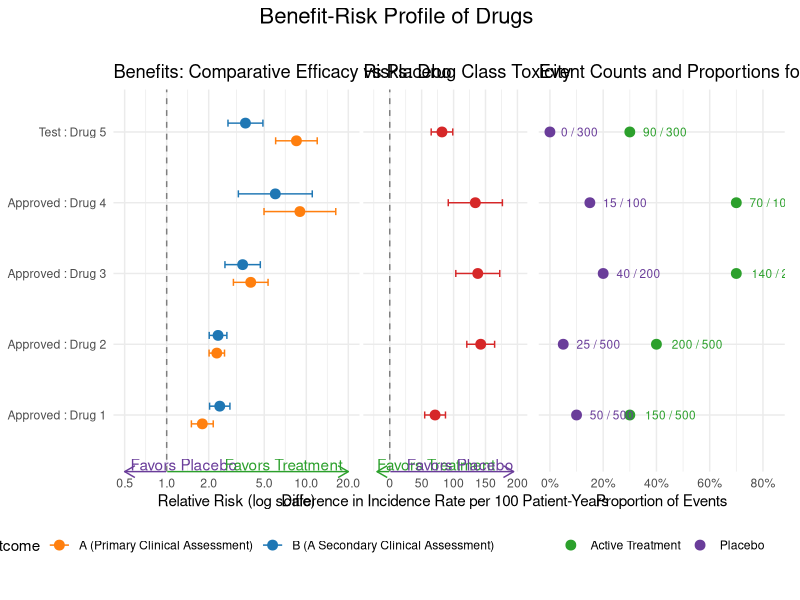
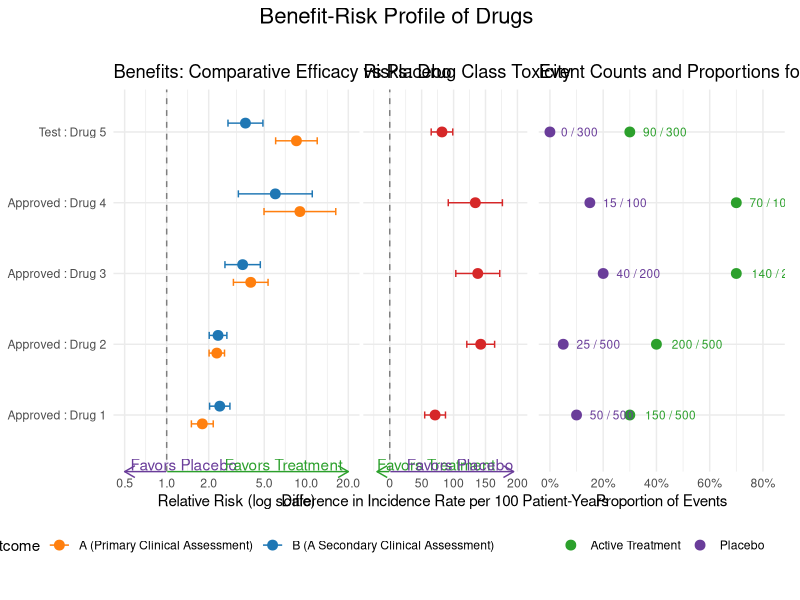

Generate these figures, in order, with R:
# Load required libraries
library(ggplot2)
library(dplyr)
library(tidyr)
library(patchwork)
library(RColorBrewer)
library(readxl)
library(purrr)

# Read in data
brdata <- read_excel("202503/brdata.xlsx", sheet = "brdata")

# Rename columns based on the description tab
brdata <- brdata %>% 
  rename(
    Drug = Trt1,
    Placebo = Trt2,
    nSub1 = nSub1,
    N1 = N1,
    Prop1 = Prop1,
    nSub2 = nSub2,
    N2 = N2,
    Prop2 = Prop2,
    Diff_IncRate_LowerCI = Diff_IncRate_LowerCI,
    Diff_IncRate_UpperCI = Diff_IncRate_UpperCI,
    RelRisk_LowerCI = RelRisk_LowerCI,
    RelRisk_UpperCI = RelRisk_UpperCI
  )

# Convert relevant columns to numeric
numeric_cols <- c("IncRate1", "IncRate2", "Diff_IncRate_LowerCI", "Diff_IncRate_UpperCI", "RelRisk_LowerCI", "RelRisk_UpperCI", "Prop1", "Prop2")

conversion_issues <- character(0)
brdata[numeric_cols] <- lapply(numeric_cols, function(col) {
  result <- tryCatch({
    as.numeric(gsub(",", "", as.character(brdata[[col]])))
  }, warning = function(w) {
    conversion_issues <<- c(conversion_issues, paste("Warning in", col, ":", conditionMessage(w)))
    as.numeric(gsub(",", "", as.character(brdata[[col]])))
  })
  result
})

if (length(conversion_issues) > 0) {
  cat("Conversion issues occurred:\n")
  cat(paste(conversion_issues, collapse = "\n"))
}

# Check for any remaining non-numeric values
non_numeric <- sapply(brdata[numeric_cols], function(x) sum(is.na(x)))
print(non_numeric)


# Derive Diff_IncRate and RelRisk
brdata <- brdata %>%
  mutate(
    Diff_IncRate = IncRate1 - IncRate2,
    RelRisk = Prop1 / Prop2,
    Drug = paste(Drug_Status, ":", Drug) # Concatenate Drug_Status with Drug
  )


# Filter data for benefit and risk plots
benefit_data <- brdata %>%
  filter(Factor == "Benefit", Grouped_Outcome %in% c("Clinical Assessment"), Filter == "None") %>% 
  mutate(Drug = factor(Drug, levels = rev(unique(Drug))))

risk_data <- brdata %>%
  filter(Factor == "Risk", Grouped_Outcome %in% c("Drug Class Toxicity"), Filter == "None") %>%
  mutate(Drug = factor(Drug, levels = rev(unique(Drug))))


# Define color palettes
benefit_colors <- c("#FF7F0E", "#1F77B4") # Orange and Blue (complementary) for main benefit plot
active_color <- "#2CA02C" # Darker Green for Active Treatment (arrows and annotations)
placebo_color <- "#6A3D9A" # Darker Purple for Placebo (arrows and annotations)
risk_color <- "#D62728" # Red for risk plot

# Function to create benefit plot
create_benefit_plot <- function(data) {
  ggplot(data, aes(x = RelRisk, y = Drug, color = Outcome)) +
    geom_point(position = position_dodge(width = 0.5), size = 3) +
    geom_errorbarh(
      aes(xmin = RelRisk_LowerCI, xmax = RelRisk_UpperCI),
      position = position_dodge(width = 0.5),
      height = 0.2
    ) +
    geom_vline(xintercept = 1, linetype = "dashed", color = "gray50") +
    scale_x_log10(limits = c(0.5, 20), breaks = c(0.5, 1, 2, 5, 10, 20)) +
    scale_color_manual(values = benefit_colors) +
    labs(
      title = "Benefits: Comparative Efficacy vs Placebo",
      x = "Relative Risk (log scale)",
      y = NULL
    ) +
    theme_minimal() +
    theme(legend.position = "bottom", plot.margin = margin(b = 20)) +
    coord_cartesian(clip = "off")
}

# Function to create risk plot
create_risk_plot <- function(data) {
  ggplot(data, aes(y = Drug)) +
    geom_point(aes(x = Diff_IncRate), size = 3, color = risk_color) +
    geom_errorbarh(
      aes(xmin = Diff_IncRate_LowerCI, xmax = Diff_IncRate_UpperCI),
      height = 0.1,
      linewidth = 0.5,
      color = risk_color
    ) +
    geom_vline(xintercept = 0, linetype = "dashed", color = "gray50") +
    scale_x_continuous(
      limits = c(
        min(data$Diff_IncRate_LowerCI, -20),
        max(data$Diff_IncRate_UpperCI) * 1.1
      ),
      expand = expansion(mult = c(0.1, 0.1))
    ) +
    labs(
      title = "Risks: Drug Class Toxicity",
      x = "Difference in Incidence Rate per 100 Patient-Years",
      y = NULL
    ) +
    theme_minimal() +
    theme(legend.position = "none", plot.margin = margin(b = 20)) +
    coord_cartesian(clip = "off")
}

# Function to create count plot
create_count_plot <- function(data) {
  count_data <- data %>%
    select(Drug, nSub1, N1, Prop1, nSub2, N2, Prop2) %>%
    pivot_longer(
      cols = c(Prop1, Prop2),
      names_to = "Group",
      values_to = "Proportion"
    ) %>%
    mutate(
      Group = ifelse(Group == "Prop1", "Active Treatment", "Placebo"),
      Count = ifelse(
        Group == "Active Treatment",
        paste(nSub1, "/", N1),
        paste(nSub2, "/", N2)
      )
    )

  ggplot(count_data, aes(x = Proportion, y = Drug, color = Group)) +
    geom_point(size = 3) +
    geom_text(
      aes(label = Count),
      hjust = -0.3,
      vjust = 0.5,
      size = 3,
      show.legend = FALSE
    ) +
    scale_x_continuous(
      limits = c(0, max(count_data$Proportion) * 1.2),
      labels = scales::percent
    ) +
    scale_color_manual(
      values = setNames(
        c(active_color, placebo_color),
        c("Active Treatment", "Placebo")
      )
    ) +
    labs(
      title = "Event Counts and Proportions for Drug Class Toxicity",
      x = "Proportion of Events",
      y = NULL
    ) +
    theme_minimal() +
    theme(legend.position = "bottom") +
    guides(color = guide_legend(title = NULL))
}

# Function to remove y-axis
remove_y_axis <- function(p) {
  p +
    theme(
      axis.text.y = element_blank(),
      axis.ticks.y = element_blank(),
      axis.title.y = element_blank()
    )
}

# Function to adjust y-axis
adjust_y_axis <- function(p, data) {
  p + scale_y_discrete(limits = unique(data$Drug))
}

# Function to add arrows and labels
add_arrows_and_labels <- function(
  p,
  x_left,
  x_right,
  y_pos,
  label_left,
  label_right,
  break_point,
  is_log_scale = FALSE,
  transparent = FALSE,
  reverse_colors = FALSE
) {
  text_offset <- if (is_log_scale) 0.1 else 0.05 * (x_right - x_left)

  if (is_log_scale) {
    gap <- 0.01 # Fixed small gap for log scale
    left_end <- break_point / (1 + gap)
    right_start <- break_point * (1 + gap)
  } else {
    gap <- 0.005 * (x_right - x_left)
    left_end <- break_point - gap
    right_start <- break_point + gap
  }

  if (reverse_colors) {
    arrow_color_left <- if (transparent) alpha(active_color, 0) else
      active_color
    arrow_color_right <- if (transparent) alpha(placebo_color, 0) else
      placebo_color
    text_color_left <- active_color
    text_color_right <- placebo_color
  } else {
    arrow_color_left <- if (transparent) alpha(placebo_color, 0) else
      placebo_color
    arrow_color_right <- if (transparent) alpha(active_color, 0) else
      active_color
    text_color_left <- placebo_color
    text_color_right <- active_color
  }

  p +
    # Left arrow
    annotate(
      "segment",
      x = x_left,
      xend = left_end,
      y = y_pos,
      yend = y_pos,
      arrow = arrow(length = unit(0.3, "cm"), ends = "first"),
      color = arrow_color_left
    ) +
    # Right arrow
    annotate(
      "segment",
      x = right_start,
      xend = x_right,
      y = y_pos,
      yend = y_pos,
      arrow = arrow(length = unit(0.3, "cm"), ends = "last"),
      color = arrow_color_right
    ) +
    # Labels
    annotate(
      "text",
      x = x_left * (if (is_log_scale) 1.1 else 1),
      y = y_pos + 0.1,
      label = label_left,
      hjust = 0,
      color = text_color_left
    ) +
    annotate(
      "text",
      x = x_right / (if (is_log_scale) 1.1 else 1),
      y = y_pos + 0.1,
      label = label_right,
      hjust = 1,
      color = text_color_right
    )
}

# Create and modify plots
benefit_plot <- create_benefit_plot(benefit_data) %>%
  add_arrows_and_labels(
    0.5,
    20,
    0.2,
    "Favors Placebo",
    "Favors Treatment",
    break_point = 1,
    is_log_scale = TRUE
  )

risk_plot <- create_risk_plot(risk_data) %>%
  remove_y_axis() %>%
  add_arrows_and_labels(
    min(risk_data$Diff_IncRate_LowerCI, -20),
    max(risk_data$Diff_IncRate_UpperCI) * 1.1,
    0.2,
    "Favors Treatment",
    "Favors Placebo",
    break_point = 0,
    is_log_scale = FALSE,
    reverse_colors = TRUE
  )

count_plot <- create_count_plot(risk_data) %>%
  remove_y_axis() %>%
  # Add phantom line and annotation for alignment (now transparent)
  add_arrows_and_labels(
    0,
    0,
    0.2,
    "",
    "",
    break_point = 0.5,
    is_log_scale = FALSE,
    transparent = TRUE
  ) +
  theme(
    plot.margin = margin(t = 20, r = 5.5, b = 5.5, l = 5.5, unit = "pt")
  )

# Combine the plots
plots <- list(benefit_plot, risk_plot, count_plot) %>%
  map(~ adjust_y_axis(., benefit_data))

combined_plot <- plots[[1]] +
  plots[[2]] +
  plots[[3]] +
  plot_layout(ncol = 3, widths = c(3, 2, 3)) +
  plot_annotation(
    title = "Benefit-Risk Profile of Drugs",
    theme = theme(plot.title = element_text(hjust = 0.5, size = 16))
  )

# Save the plot
ggsave(
  "202503/benefit_risk_plot_NN1.png",
  combined_plot,
  width = 20,
  height = 8,
  dpi = 300
)

# Print the combined plot
print(combined_plot)
